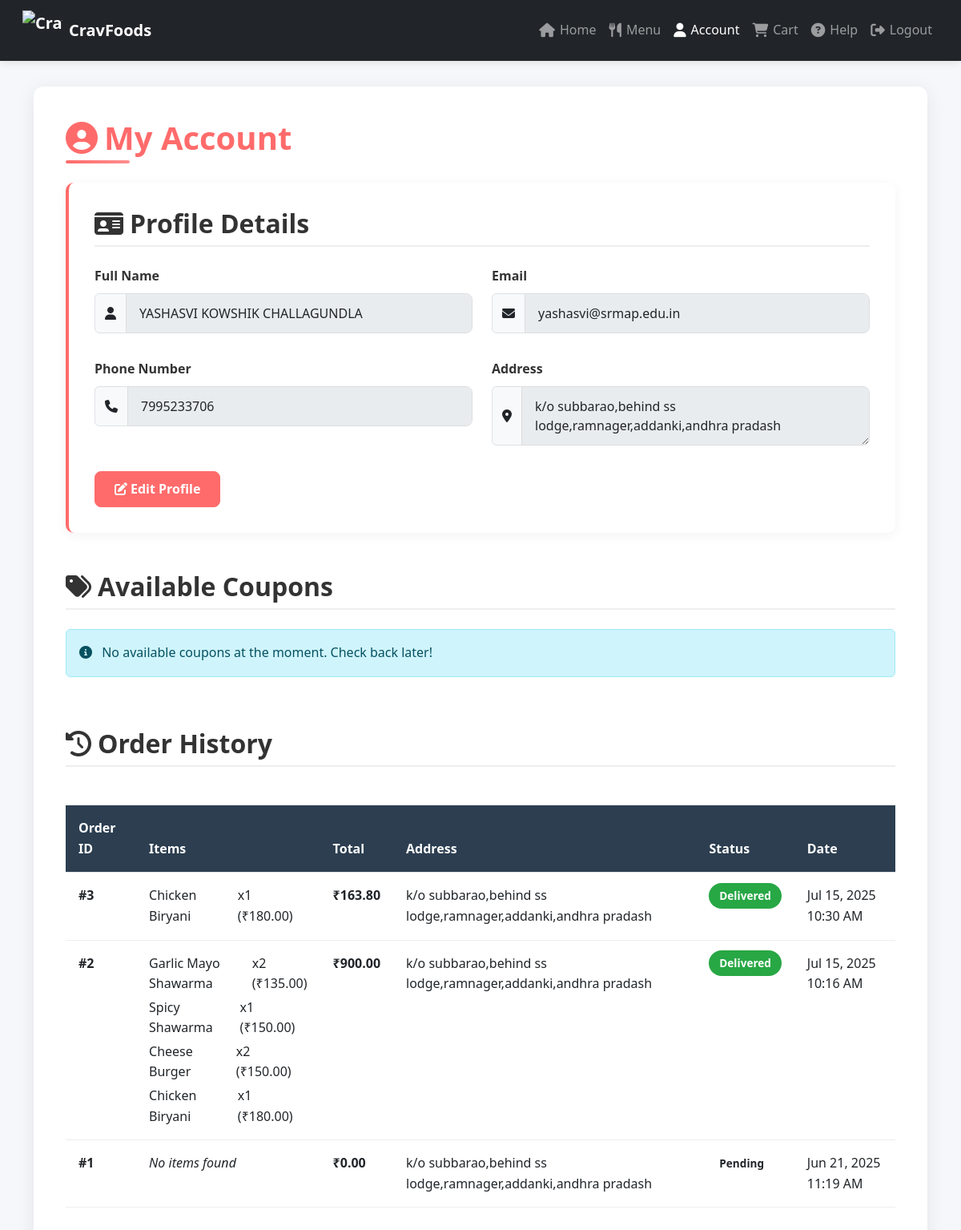
The app's page /account.php (signed in) with its own data.
### tables this page shows
CREATE TABLE `users` (
  `id` int(11) NOT NULL,
  `name` varchar(100) NOT NULL,
  `mobile` varchar(15) NOT NULL,
  `email` varchar(100) NOT NULL,
  `address` text NOT NULL,
  `password` varchar(255) NOT NULL,
  `created_at` timestamp NOT NULL DEFAULT current_timestamp()
);

CREATE TABLE `orders` (
  `id` int(11) NOT NULL,
  `user_id` int(11) DEFAULT NULL,
  `total_amount` decimal(10,2) DEFAULT NULL,
  `coupon_applied` varchar(50) DEFAULT NULL,
  `delivery_address` text DEFAULT NULL,
  `order_date` timestamp NOT NULL DEFAULT current_timestamp(),
  `status` enum('Pending','Processing','Delivered') DEFAULT 'Pending'
);

CREATE TABLE `order_items` (
  `id` int(11) NOT NULL,
  `order_id` int(11) DEFAULT NULL,
  `food_id` int(11) DEFAULT NULL,
  `quantity` int(11) DEFAULT 1,
  `price` decimal(10,2) DEFAULT NULL
);

CREATE TABLE `food_items` (
  `id` int(11) NOT NULL,
  `name` varchar(100) NOT NULL,
  `description` text DEFAULT NULL,
  `price` decimal(10,2) NOT NULL,
  `image` varchar(255) DEFAULT NULL,
  `category_id` int(11) DEFAULT NULL
);

### account.php (the view, shortened to what this page needs)
<?php
include 'db.php';
$user_id = $_SESSION['user_id'];
$stmt = $conn->prepare("SELECT * FROM users WHERE id = ?");
$stmt->bind_param("i", $user_id);
$stmt->execute();
$result = $stmt->get_result();
$customer = $result->fetch_assoc();
$stmt = $conn->prepare("SELECT * FROM orders WHERE user_id = ? ORDER BY order_date DESC");
$stmt->bind_param("i", $user_id);
$stmt->execute();
$orderResult = $stmt->get_result();
?>
<!DOCTYPE html>
<html lang="en">
<head>
    <link href="https://cdn.jsdelivr.net/npm/bootstrap@5.3.0/dist/css/bootstrap.min.css" rel="stylesheet">
    <link rel="stylesheet" href="https://cdnjs.cloudflare.com/ajax/libs/font-awesome/6.4.0/css/all.min.css">
</head>
<body>
<nav class="navbar navbar-expand-lg navbar-dark bg-dark mb-4">
    <div class="container-fluid">
        <a class="navbar-brand d-flex align-items-center" href="index.php">
            <img src="food_images/cravfoods_logo.png" alt="CravFoods Logo" width="50" height="50" class="me-2">
            <span>CravFoods</span>
        </a>
        <div class="collapse navbar-collapse" id="navbarNav">
            <ul class="navbar-nav ms-auto">
                <li class="nav-item">
                    <a class="nav-link" href="index.php">
                        <i class="fas fa-home"></i> Home
                    </a>
                </li>
                <li class="nav-item">
                    <a class="nav-link" href="menu.php">
                        <i class="fas fa-utensils"></i> Menu
                    </a>
                </li>
                <li class="nav-item">
                    <a class="nav-link active" href="account.php">
                        <i class="fas fa-user"></i> Account
                    </a>
                </li>
                <li class="nav-item">
                    <a class="nav-link" href="cart.php">
                        <i class="fas fa-shopping-cart"></i> Cart
                    </a>
                </li>
                <li class="nav-item">
                    <a class="nav-link" href="help.php">
                        <i class="fas fa-question-circle"></i> Help
                    </a>
                </li>
                <li class="nav-item">
                    <a class="nav-link" href="logout.php">
                        <i class="fas fa-sign-out-alt"></i> Logout
                    </a>
                </li>
            </ul>
        </div>
    </div>
</nav>
<div class="container">
    <div class="account-container">
        <h1 class="mb-4"><i class="fas fa-user-circle me-2"></i>My Account</h1>
        <div class="profile-section">
            <h2 class="mb-4"><i class="fas fa-id-card me-2"></i>Profile Details</h2>
            <form method="post" id="profileForm">
                <div class="row mb-3">
                    <div class="col-md-6 mb-3">
                        <label class="form-label fw-bold">Full Name</label>
                        <div class="input-group">
                            <span class="input-group-text"><i class="fas fa-user"></i></span>
                            <input type="text" class="form-control" name="name" value="<?= htmlspecialchars($customer['name'] ?? '') ?>" required disabled>
                        </div>
                    </div>
                    <div class="col-md-6 mb-3">
                        <label class="form-label fw-bold">Email</label>
                        <div class="input-group">
                            <span class="input-group-text"><i class="fas fa-envelope"></i></span>
                            <input type="email" class="form-control" value="<?= htmlspecialchars($customer['email'] ?? '') ?>" disabled>
                        </div>
                    </div>
                </div>
                <div class="row mb-3">
                    <div class="col-md-6 mb-3">
                        <label class="form-label fw-bold">Phone Number</label>
                        <div class="input-group">
                            <span class="input-group-text"><i class="fas fa-phone"></i></span>
                            <input type="tel" class="form-control" name="mobile" value="<?= htmlspecialchars($customer['mobile'] ?? '') ?>" required disabled>
                        </div>
                    </div>
                    <div class="col-md-6 mb-3">
                        <label class="form-label fw-bold">Address</label>
                        <div class="input-group">
                            <span class="input-group-text"><i class="fas fa-map-marker-alt"></i></span>
                            <textarea class="form-control" name="address" rows="2" required disabled><?= htmlspecialchars($customer['address'] ?? '') ?></textarea>
                        </div>
                    </div>
                </div>
                <div class="d-flex gap-2">
                    <button type="button" class="btn btn-primary" id="editProfileBtn">
                        <i class="fas fa-edit me-1"></i> Edit Profile
                    </button>
                </div>
            </form>
        </div>
        <div class="coupon-section">
            <h2 class="mb-4"><i class="fas fa-tags me-2"></i>Available Coupons</h2>
            <div class="row">
            <?php
                $today = date('Y-m-d');
                $coupon_query = "
                    SELECT c.*
                    FROM coupons c
                    INNER JOIN user_coupons uc ON c.id = uc.coupon_id
                    WHERE uc.user_id = $user_id
                    AND c.is_active = 1
                    AND c.expiry_date >= '$today'
                ";
                $coupon_result = mysqli_query($conn, $coupon_query);
                if (mysqli_num_rows($coupon_result) > 0):
                    while ($coupon = mysqli_fetch_assoc($coupon_result)):
            ?>
                <div class="col-md-6 col-lg-4 mb-4">
                    <div class="ticket-card">
                        <div class="ticket-code"><?= htmlspecialchars($coupon['code']) ?></div>
                        <div class="ticket-discount">
                            <?= $coupon['discount_type'] == 'Percentage' ? $coupon['discount_value'] . '% OFF' : '₹' . $coupon['discount_value'] . ' OFF' ?>
                        </div>
                        <div class="ticket-expiry">
                            <i class="far fa-clock me-1"></i> Expires: <?= date('M j, Y', strtotime($coupon['expiry_date'])) ?>
                        </div>
                        <div class="ticket-expiry">
                            <i class="fas fa-gift me-1"></i>
                            <?= $coupon['discount_type'] == 'Percentage' ?
                                'Save '.$coupon['discount_value'].'% on your order' :
                                'Get ₹'.$coupon['discount_value'].' off your order' ?>
                        </div>
                            <button class="btn btn-outline-primary copy-btn" data-code="<?= htmlspecialchars($coupon['code']) ?>">
                            <i class="far fa-copy me-1"></i> Copy Code
                        </button>
                    </div>
                </div>
            <?php endwhile; else: ?>
                <div class="col-12">
                    <div class="alert alert-info">
                        <i class="fas fa-info-circle me-2"></i> No available coupons at the moment. Check back later!
                    </div>
                </div>
            <?php endif; ?>
            </div>
        </div>
        <h2 class="mb-4"><i class="fas fa-history me-2"></i>Order History</h2>
        <?php if ($orderResult->num_rows > 0): ?>
            <div class="table-responsive">
                <table class="order-table table table-hover">
                    <thead>
                        <tr>
                            <th>Order ID</th>
                            <th>Items</th>
                            <th>Total</th>
                            <th>Address</th>
                            <th>Status</th>
                            <th>Date</th>
                        </tr>
                    </thead>
                    <tbody>
                    <?php while ($order = $orderResult->fetch_assoc()): ?>
                        <tr>
                            <td class="fw-bold">#<?= $order['id'] ?></td>
                            <td class="order-items-cell">
                                <?php
                                $itemStmt = $conn->prepare("
                                    SELECT fi.name, oi.quantity, oi.price
                                    FROM order_items oi
                                    JOIN food_items fi ON oi.food_id = fi.id
                                    WHERE oi.order_id = ?
                                ");
                                $itemStmt->bind_param("i", $order['id']);
                                $itemStmt->execute();
                                $itemResult = $itemStmt->get_result();
                                if ($itemResult->num_rows > 0):
                                    echo "<div class='d-flex flex-column gap-1'>";
                                    while ($item = $itemResult->fetch_assoc()) {
                                        echo "<div class='d-flex justify-content-between'>";
                                        echo "<span>" . htmlspecialchars($item['name']) . "</span>";
                                        echo "<span>x" . (int)$item['quantity'] . " (₹" . number_format($item['price'], 2) . ")</span>";
                                        echo "</div>";
                                    }
                                    echo "</div>";
                                else:
                                    echo "<em>No items found</em>";
                                endif;
                                ?>
                            </td>
                            <td class="fw-bold">₹<?= number_format($order['total_amount'], 2) ?></td>
                            <td><?= htmlspecialchars($order['delivery_address']) ?></td>
                            <td><span class="status-badge <?= 'status-' . strtolower($order['status']) ?>"><?= ucfirst($order['status']) ?></span></td>
                            <td><?= date('M j, Y g:i A', strtotime($order['order_date'])) ?></td>
                        </tr>
                    <?php endwhile; ?>
                    </tbody>
                </table>
            </div>
        <?php else: ?>
            <div class="alert alert-info">
                <i class="fas fa-info-circle me-2"></i> You haven't placed any orders yet. <a href="menu.php" class="alert-link">Browse our menu</a> to get started!
            </div>
        <?php endif; ?>
    </div>
</div>
</body>
</html>

### account.php (style rules this page uses)
:root { --primary-color: #ff6b6b; --secondary-color: #ff8e8e; --dark-color: #333; --light-color: #f8f9fa; --success-color: #28a745; --info-color: #17a2b8; --warning-color: #ffc107; --danger-color: #dc3545; }
.navbar { box-shadow: 0 2px 10px rgba(0, 0, 0, 0.1); padding: 0.5rem 1rem; }
.navbar-brand { font-weight: bold; display: flex; align-items: center; }
.navbar-brand img { margin-right: 10px; transition: transform 0.3s ease; height: 50px; width: 50px; }
.nav-link { font-weight: 500; padding: 0.5rem 1rem; display: flex; align-items: center; transition: all 0.3s ease; }
.nav-link i { margin-right: 6px; font-size: 1.1rem; }
.nav-link:hover, .nav-link.active { color: white !important; }
body { font-family: 'Segoe UI', Tahoma, Geneva, Verdana, sans-serif; background-color: #f5f7fa; color: var(--dark-color); line-height: 1.6; padding-top: 0; }
.account-container { max-width: 1200px; margin: 2rem auto; padding: 2.5rem; background: white; border-radius: 12px; box-shadow: 0 5px 25px rgba(0, 0, 0, 0.08); }
h1, h2, h3 { font-weight: 700; color: var(--dark-color); }
h1 { color: var(--primary-color); position: relative; padding-bottom: 0.5rem; }
h1::after { content: ''; position: absolute; bottom: 0; left: 0; width: 80px; height: 4px; background: linear-gradient(90deg, var(--primary-color), var(--secondary-color)); border-radius: 2px; }
h2 { margin-bottom: 1.5rem; padding-bottom: 0.5rem; border-bottom: 2px solid #eee; }
.profile-section { margin-bottom: 3rem; padding: 2rem; background: white; border-radius: 10px; box-shadow: 0 3px 15px rgba(0, 0, 0, 0.05); border-left: 4px solid var(--primary-color); }
.form-control, .form-select { border-radius: 8px; padding: 0.75rem 1rem; border: 1px solid #ddd; transition: all 0.3s ease; }
.btn { border-radius: 8px; padding: 0.6rem 1.5rem; font-weight: 600; transition: all 0.3s ease; display: inline-flex; align-items: center; justify-content: center; }
.btn i { margin-right: 8px; }
.btn-primary { background-color: var(--primary-color); border-color: var(--primary-color); }
.order-table { width: 100%; margin-top: 1.5rem; border-collapse: separate; border-spacing: 0; }
.order-table th { background-color: #2c3e50; color: white; padding: 1rem; position: sticky; top: 0; }
.order-table td { padding: 1rem; vertical-align: top; border-bottom: 1px solid #eee; }
.order-items-cell { max-width: 300px; }
.status-badge { padding: 0.4rem 0.8rem; border-radius: 20px; font-size: 0.85rem; font-weight: 600; text-transform: capitalize; }
.status-delivered { background-color: var(--success-color); color: white; }
.coupon-section { margin: 3rem 0; }

### records on screen
users: name "YASHASVI KOWSHIK CHALLAGUNDLA", email "yashasvi@srmap.edu.in", mobile "7995233706", address "k/o subbarao,behind ss lodge,ramnager,addanki,andhra pradash"
orders: id "3", total_amount "163.80", delivery_address "k/o subbarao,behind ss lodge,ramnager,addanki,andhra pradash", status "Delivered", order_date "Jul 15, 2025 10:30 AM"
order_items: food.name "Chicken Biryani", quantity "1", price "180.00"
orders: id "2", total_amount "900.00", delivery_address "k/o subbarao,behind ss lodge,ramnager,addanki,andhra pradash", status "Delivered", order_date "Jul 15, 2025 10:16 AM"
order_items: food.name "Garlic Mayo Shawarma", quantity "2", price "135.00"
order_items: food.name "Spicy Shawarma", quantity "1", price "150.00"
order_items: food.name "Cheese Burger", quantity "2", price "150.00"
order_items: food.name "Chicken Biryani", quantity "1", price "180.00"
orders: id "1", shows "No items found", total_amount "0.00", delivery_address "k/o subbarao,behind ss lodge,ramnager,addanki,andhra pradash", status "Pending", order_date "Jun 21, 2025 11:19 AM"
